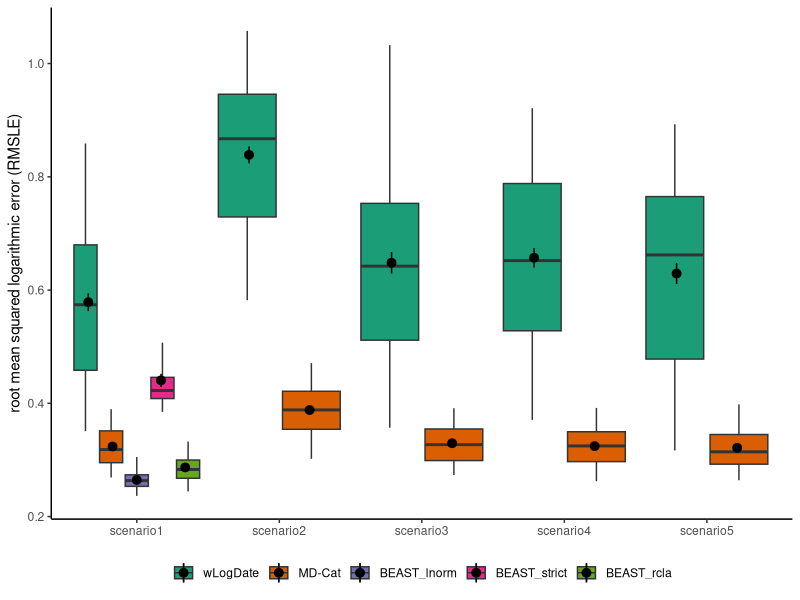
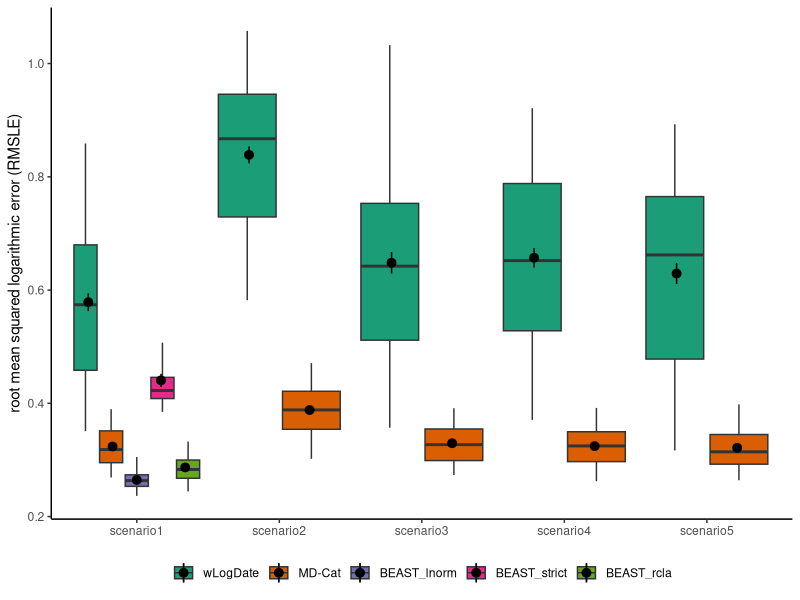

These charts were generated, in order, by the following R code:
require(ggplot2)
setwd("/Users/uym2/my_gits/MD-Cat-paper/Plots/simulated/angiosperm")

quantiles_95 <- function(x) {
  r <- quantile(x, probs=c(0.05, 0.25, 0.5, 0.75, 0.95))
  names(r) <- c("ymin", "lower", "middle", "upper", "ymax")
  r
}

d1 = read.table("mutation_rates.txt",header=T)
d2 = read.table("results_rate_moreBEAST.txt",header=T)
d=rbind(d1,d2)
d$method = factor(d$method,levels = c("wLogDate","MD-Cat","BEAST_lnorm","BEAST_strict","BEAST_rcla"))

ggplot(d,aes(x=scenario,y=log10(exp(1))*error,fill=method)) + 
  stat_summary(position=position_dodge2(width=0.75),
               fun.data = quantiles_95,geom="boxplot") +
  #geom_boxplot(position="dodge") + 
  stat_summary(position=position_dodge2(width = 0.85)) + 
  #scale_fill_manual(values = c("#D95F02","#7570B3")) +
  scale_fill_brewer(palette = "Dark2") +
  xlab("simulation") + ylab("root mean squared logarithmic error (RMSLE)") +
  theme_classic() + theme(legend.title = element_blank(),legend.position = "bottom") +
  theme(axis.title.x = element_blank())
ggsave("mutation_rates.pdf",width=4,height=4)
